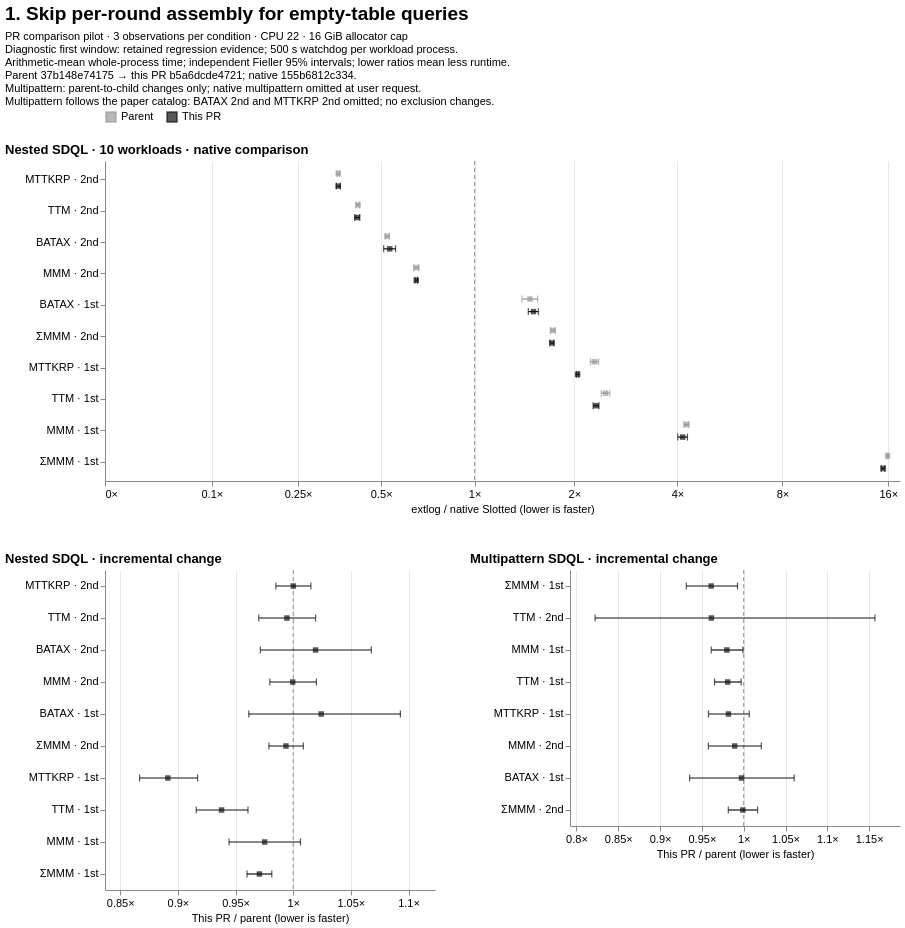

Vega-Lite specification stored for this chart:
### Vega-Lite specification from a JSON file in a GitHub repository (floating-point values rounded to 4 significant figures)
{"$schema": "https://vega.github.io/schema/vega-lite/v6.json", "background": "white", "title": {"text": "1. Skip per-round assembly for empty-table queries", "anchor": "start", "fontSize": 19, "subtitle": ["PR comparison pilot · 3 observations per condition · CPU 22 · 16 GiB allocator cap", "Diagnostic first window: retained regression evidence; 500 s watchdog per workload process.", "Arithmetic-mean whole-process time; independent Fieller 95% intervals; lower ratios mean less runtime.", "Parent 37b148e74175 → this PR b5a6dcde4721; native 155b6812c334.", "Multipattern: parent-to-child changes only; native multipattern omitted at user request.", "Multipattern follows the paper catalog: BATAX 2nd and MTTKRP 2nd omitted; no exclusion changes."], "subtitleFontSize": 11, "subtitlePadding": 7}, "vconcat": [{"title": {"text": "Nested SDQL · 10 workloads · native comparison", "anchor": "start"}, "width": 795, "height": 320, "data": {"values": [{"file_path": "benchmarks/slotted/inputs/sdql/batax_1st-44rules.egg", "logical_id": "sha256:a54ad7e75e98f1e8e03f3cd6930d96e882fb9111af797b6474cdb3423f804bcf", "metric": "wall_sec", "baseline": {"point": 55.01, "ci_low": 54.81, "ci_high": 55.21}, "candidate": {"point": 81.15, "ci_low": 76.79, "ci_high": 85.51}, "ratio": 1.475, "ci_low": 1.396, "ci_high": 1.555, "issue": null, "result_class": "higher", "workload": "BATAX · 1st", "series": "Parent"}, {"file_path": "benchmarks/slotted/inputs/sdql/batax_2nd-44rules.egg", "logical_id": "sha256:672f41d86108caebad81453f4e5a294e3f6902364e2d1dc98caa4a33fd863fec", "metric": "wall_sec", "baseline": {"point": 86.28, "ci_low": 85.55, "ci_high": 87.01}, "candidate": {"point": 45.2, "ci_low": 44.56, "ci_high": 45.84}, "ratio": 0.5239, "ci_low": 0.5153, "ci_high": 0.5326, "issue": null, "result_class": "lower", "workload": "BATAX · 2nd", "series": "Parent"}, {"file_path": "benchmarks/slotted/inputs/sdql/mmm_1st-44rules.egg", "logical_id": "sha256:f1a4e04893e22ebe1e75028b0458b41a6bfc4375a598bfdfdc3014f2d33524b6", "metric": "wall_sec", "baseline": {"point": 0.07658, "ci_low": 0.07565, "ci_high": 0.0775}, "candidate": {"point": 0.3252, "ci_low": 0.3214, "ci_high": 0.329}, "ratio": 4.247, "ci_low": 4.176, "ci_high": 4.319, "issue": null, "result_class": "higher", "workload": "MMM · 1st", "series": "Parent"}, {"file_path": "benchmarks/slotted/inputs/sdql/mmm_2nd-44rules.egg", "logical_id": "sha256:7a6b9da8fd10903379abd51ebc36b350c4237ed3e855bd5d2ba9ac437dd0998a", "metric": "wall_sec", "baseline": {"point": 3.244, "ci_low": 3.225, "ci_high": 3.263}, "candidate": {"point": 2.12, "ci_low": 2.08, "ci_high": 2.16}, "ratio": 0.6536, "ci_low": 0.6406, "ci_high": 0.6666, "issue": null, "result_class": "lower", "workload": "MMM · 2nd", "series": "Parent"}, {"file_path": "benchmarks/slotted/inputs/sdql/mmm_sum_1st-44rules.egg", "logical_id": "sha256:918887cd59eed90681b1a2c9e320d8aa945df69df8712a79c7545c766943fd90", "metric": "wall_sec", "baseline": {"point": 0.0105, "ci_low": 0.01047, "ci_high": 0.01053}, "candidate": {"point": 0.1672, "ci_low": 0.1668, "ci_high": 0.1676}, "ratio": 15.93, "ci_low": 15.87, "ci_high": 15.99, "issue": null, "result_class": "higher", "workload": "ΣMMM · 1st", "series": "Parent"}, {"file_path": "benchmarks/slotted/inputs/sdql/mmm_sum_2nd-44rules.egg", "logical_id": "sha256:d72a2dec36974b60f39b8b47c2801b6fb2ccc5f709e5012a20d335c26e7d3534", "metric": "wall_sec", "baseline": {"point": 0.3258, "ci_low": 0.3219, "ci_high": 0.3296}, "candidate": {"point": 0.5626, "ci_low": 0.5555, "ci_high": 0.5697}, "ratio": 1.727, "ci_low": 1.697, "ci_high": 1.757, "issue": null, "result_class": "higher", "workload": "ΣMMM · 2nd", "series": "Parent"}, {"file_path": "benchmarks/slotted/inputs/sdql/mttkrp_1st-44rules.egg", "logical_id": "sha256:78ba1df06cfada4d79a719cc6c4d87116a65da1e83802b8e83cf8cbaefc96c3f", "metric": "wall_sec", "baseline": {"point": 0.2797, "ci_low": 0.2788, "ci_high": 0.2807}, "candidate": {"point": 0.642, "ci_low": 0.6244, "ci_high": 0.6595}, "ratio": 2.295, "ci_low": 2.232, "ci_high": 2.358, "issue": null, "result_class": "higher", "workload": "MTTKRP · 1st", "series": "Parent"}, {"file_path": "benchmarks/slotted/inputs/sdql/mttkrp_2nd-44rules.egg", "logical_id": "sha256:a2ec4397f62ca91b6d4f01038a2272fd5eaa1580958e515397abdaf7bbdd6066", "metric": "wall_sec", "baseline": {"point": 28.36, "ci_low": 28.1, "ci_high": 28.63}, "candidate": {"point": 10.05, "ci_low": 9.98, "ci_high": 10.11}, "ratio": 0.3542, "ci_low": 0.3502, "ci_high": 0.3582, "issue": null, "result_class": "lower", "workload": "MTTKRP · 2nd", "series": "Parent"}, {"file_path": "benchmarks/slotted/inputs/sdql/ttm_1st-44rules.egg", "logical_id": "sha256:cc81a3b928cf05fe2b52d6cd5bb13d7ab4fdab385216713c62bd1a705c63a0f2", "metric": "wall_sec", "baseline": {"point": 0.1766, "ci_low": 0.1734, "ci_high": 0.1798}, "candidate": {"point": 0.4364, "ci_low": 0.4266, "ci_high": 0.4462}, "ratio": 2.471, "ci_low": 2.401, "ci_high": 2.544, "issue": null, "result_class": "higher", "workload": "TTM · 1st", "series": "Parent"}, {"file_path": "benchmarks/slotted/inputs/sdql/ttm_2nd-44rules.egg", "logical_id": "sha256:dc2baf8706632e5e67d813fb05c8560a35caca32d6e4a26cdd83a8ddf36451a1", "metric": "wall_sec", "baseline": {"point": 10.19, "ci_low": 10.15, "ci_high": 10.22}, "candidate": {"point": 4.237, "ci_low": 4.178, "ci_high": 4.296}, "ratio": 0.4159, "ci_low": 0.4099, "ci_high": 0.4219, "issue": null, "result_class": "lower", "workload": "TTM · 2nd", "series": "Parent"}, {"file_path": "benchmarks/slotted/inputs/sdql/batax_1st-44rules.egg", "logical_id": "sha256:a54ad7e75e98f1e8e03f3cd6930d96e882fb9111af797b6474cdb3423f804bcf", "metric": "wall_sec", "baseline": {"point": 55.01, "ci_low": 54.81, "ci_high": 55.21}, "candidate": {"point": 83.12, "ci_low": 80.22, "ci_high": 86.01}, "ratio": 1.511, "ci_low": 1.458, "ci_high": 1.564, "issue": null, "result_class": "higher", "workload": "BATAX · 1st", "series": "This PR"}, {"file_path": "benchmarks/slotted/inputs/sdql/batax_2nd-44rules.egg", "logical_id": "sha256:672f41d86108caebad81453f4e5a294e3f6902364e2d1dc98caa4a33fd863fec", "metric": "wall_sec", "baseline": {"point": 86.28, "ci_low": 85.55, "ci_high": 87.01}, "candidate": {"point": 46.08, "ci_low": 44.0, "ci_high": 48.15}, "ratio": 0.534, "ci_low": 0.5096, "ci_high": 0.5585, "issue": null, "result_class": "lower", "workload": "BATAX · 2nd", "series": "This PR"}, {"file_path": "benchmarks/slotted/inputs/sdql/mmm_1st-44rules.egg", "logical_id": "sha256:f1a4e04893e22ebe1e75028b0458b41a6bfc4375a598bfdfdc3014f2d33524b6", "metric": "wall_sec", "baseline": {"point": 0.07658, "ci_low": 0.07565, "ci_high": 0.0775}, "candidate": {"point": 0.3172, "ci_low": 0.3078, "ci_high": 0.3265}, "ratio": 4.142, "ci_low": 4.01, "ci_high": 4.274, "issue": null, "result_class": "higher", "workload": "MMM · 1st", "series": "This PR"}, {"file_path": "benchmarks/slotted/inputs/sdql/mmm_2nd-44rules.egg", "logical_id": "sha256:7a6b9da8fd10903379abd51ebc36b350c4237ed3e855bd5d2ba9ac437dd0998a", "metric": "wall_sec", "baseline": {"point": 3.244, "ci_low": 3.225, "ci_high": 3.263}, "candidate": {"point": 2.119, "ci_low": 2.105, "ci_high": 2.134}, "ratio": 0.6533, "ci_low": 0.6473, "ci_high": 0.6593, "issue": null, "result_class": "lower", "workload": "MMM · 2nd", "series": "This PR"}, {"file_path": "benchmarks/slotted/inputs/sdql/mmm_sum_1st-44rules.egg", "logical_id": "sha256:918887cd59eed90681b1a2c9e320d8aa945df69df8712a79c7545c766943fd90", "metric": "wall_sec", "baseline": {"point": 0.0105, "ci_low": 0.01047, "ci_high": 0.01053}, "candidate": {"point": 0.1623, "ci_low": 0.1605, "ci_high": 0.164}, "ratio": 15.46, "ci_low": 15.29, "ci_high": 15.64, "issue": null, "result_class": "higher", "workload": "ΣMMM · 1st", "series": "This PR"}, {"file_path": "benchmarks/slotted/inputs/sdql/mmm_sum_2nd-44rules.egg", "logical_id": "sha256:d72a2dec36974b60f39b8b47c2801b6fb2ccc5f709e5012a20d335c26e7d3534", "metric": "wall_sec", "baseline": {"point": 0.3258, "ci_low": 0.3219, "ci_high": 0.3296}, "candidate": {"point": 0.5591, "ci_low": 0.5545, "ci_high": 0.5636}, "ratio": 1.716, "ci_low": 1.692, "ci_high": 1.741, "issue": null, "result_class": "higher", "workload": "ΣMMM · 2nd", "series": "This PR"}, {"file_path": "benchmarks/slotted/inputs/sdql/mttkrp_1st-44rules.egg", "logical_id": "sha256:78ba1df06cfada4d79a719cc6c4d87116a65da1e83802b8e83cf8cbaefc96c3f", "metric": "wall_sec", "baseline": {"point": 0.2797, "ci_low": 0.2788, "ci_high": 0.2807}, "candidate": {"point": 0.5722, "ci_low": 0.5681, "ci_high": 0.5762}, "ratio": 2.045, "ci_low": 2.03, "ci_high": 2.061, "issue": null, "result_class": "higher", "workload": "MTTKRP · 1st", "series": "This PR"}, {"file_path": "benchmarks/slotted/inputs/sdql/mttkrp_2nd-44rules.egg", "logical_id": "sha256:a2ec4397f62ca91b6d4f01038a2272fd5eaa1580958e515397abdaf7bbdd6066", "metric": "wall_sec", "baseline": {"point": 28.36, "ci_low": 28.1, "ci_high": 28.63}, "candidate": {"point": 10.05, "ci_low": 9.91, "ci_high": 10.18}, "ratio": 0.3542, "ci_low": 0.3484, "ci_high": 0.3601, "issue": null, "result_class": "lower", "workload": "MTTKRP · 2nd", "series": "This PR"}, {"file_path": "benchmarks/slotted/inputs/sdql/ttm_1st-44rules.egg", "logical_id": "sha256:cc81a3b928cf05fe2b52d6cd5bb13d7ab4fdab385216713c62bd1a705c63a0f2", "metric": "wall_sec", "baseline": {"point": 0.1766, "ci_low": 0.1734, "ci_high": 0.1798}, "candidate": {"point": 0.4093, "ci_low": 0.4059, "ci_high": 0.4127}, "ratio": 2.318, "ci_low": 2.272, "ci_high": 2.365, "issue": null, "result_class": "higher", "workload": "TTM · 1st", "series": "This PR"}, {"file_path": "benchmarks/slotted/inputs/sdql/ttm_2nd-44rules.egg", "logical_id": "sha256:dc2baf8706632e5e67d813fb05c8560a35caca32d6e4a26cdd83a8ddf36451a1", "metric": "wall_sec", "baseline": {"point": 10.19, "ci_low": 10.15, "ci_high": 10.22}, "candidate": {"point": 4.214, "ci_low": 4.127, "ci_high": 4.3}, "ratio": 0.4137, "ci_low": 0.405, "ci_high": 0.4223, "issue": null, "result_class": "lower", "workload": "TTM · 2nd", "series": "This PR"}]}, "encoding": {"x": {"type": "quantitative", "scale": {"type": "symlog", "constant": 0.1, "domain": [0, 17.27], "nice": false}, "axis": {"title": "extlog / native Slotted (lower is faster)", "labelExpr": "format(datum.value,',~f') + '×'", "values": [-64, -16, -4, -1, 0, 0.1, 0.25, 0.5, 1, 2, 4, 8, 16, 32, 64, 128, 256], "labelOverlap": "greedy", "grid": true}}, "y": {"field": "workload", "type": "nominal", "sort": ["MTTKRP · 2nd", "TTM · 2nd", "BATAX · 2nd", "MMM · 2nd", "BATAX · 1st", "ΣMMM · 2nd", "MTTKRP · 1st", "TTM · 1st", "MMM · 1st", "ΣMMM · 1st"], "title": null, "axis": {"labelLimit": 130, "minExtent": 100}}, "yOffset": {"field": "series", "sort": ["Parent", "This PR"], "scale": {"domain": ["Parent", "This PR"]}}, "color": {"field": "series", "type": "nominal", "title": null, "scale": {"domain": ["Parent", "This PR"], "range": ["#999999", "#111111"]}, "legend": {"orient": "top", "symbolType": "square"}}}, "layer": [{"mark": {"type": "rule", "color": "#89919b", "strokeDash": [4, 3]}, "encoding": {"x": {"datum": 1}, "y": {"value": 0}, "y2": {"value": 320}, "yOffset": {"value": 0}, "color": {"value": "#89919b"}}, "transform": [{"aggregate": [{"op": "count", "as": "n"}]}]}, {"mark": {"type": "rule", "strokeWidth": 1.2}, "encoding": {"x": {"field": "ci_low"}, "x2": {"field": "ci_high"}}, "transform": [{"filter": "isValid(datum.ci_low) && isValid(datum.ci_high)"}]}, {"mark": {"type": "tick", "orient": "vertical", "size": 7, "thickness": 1.2}, "encoding": {"x": {"field": "ci_low"}}, "transform": [{"filter": "isValid(datum.ci_low)"}]}, {"mark": {"type": "tick", "orient": "vertical", "size": 7, "thickness": 1.2}, "encoding": {"x": {"field": "ci_high"}}, "transform": [{"filter": "isValid(datum.ci_high)"}]}, {"mark": {"type": "point", "filled": true, "shape": "square", "size": 30}, "encoding": {"x": {"field": "ratio"}, "tooltip": [{"field": "workload"}, {"field": "series"}, {"field": "ratio"}, {"field": "ci_low"}, {"field": "ci_high"}, {"field": "issue"}]}}, {"mark": {"type": "text", "align": "left", "dx": 7, "fontSize": 9}, "encoding": {"x": {"field": "ratio"}, "text": {"field": "issue"}}, "transform": [{"filter": "isValid(datum.issue) && datum.issue !== ''"}]}]}, {"hconcat": [{"title": {"text": "Nested SDQL · incremental change", "anchor": "start"}, "width": 330, "height": 320, "data": {"values": [{"file_path": "benchmarks/slotted/inputs/sdql/batax_1st-44rules.egg", "logical_id": "sha256:a54ad7e75e98f1e8e03f3cd6930d96e882fb9111af797b6474cdb3423f804bcf", "metric": "wall_sec", "baseline": {"point": 81.15, "ci_low": 76.79, "ci_high": 85.51}, "candidate": {"point": 83.12, "ci_low": 80.22, "ci_high": 86.01}, "ratio": 1.024, "ci_low": 0.9615, "ci_high": 1.093, "issue": null, "result_class": "unclear", "workload": "BATAX · 1st", "series": "This PR / parent"}, {"file_path": "benchmarks/slotted/inputs/sdql/batax_2nd-44rules.egg", "logical_id": "sha256:672f41d86108caebad81453f4e5a294e3f6902364e2d1dc98caa4a33fd863fec", "metric": "wall_sec", "baseline": {"point": 45.2, "ci_low": 44.56, "ci_high": 45.84}, "candidate": {"point": 46.08, "ci_low": 44.0, "ci_high": 48.15}, "ratio": 1.019, "ci_low": 0.9715, "ci_high": 1.068, "issue": null, "result_class": "unclear", "workload": "BATAX · 2nd", "series": "This PR / parent"}, {"file_path": "benchmarks/slotted/inputs/sdql/mmm_1st-44rules.egg", "logical_id": "sha256:f1a4e04893e22ebe1e75028b0458b41a6bfc4375a598bfdfdc3014f2d33524b6", "metric": "wall_sec", "baseline": {"point": 0.3252, "ci_low": 0.3214, "ci_high": 0.329}, "candidate": {"point": 0.3172, "ci_low": 0.3078, "ci_high": 0.3265}, "ratio": 0.9752, "ci_low": 0.9444, "ci_high": 1.006, "issue": null, "result_class": "unclear", "workload": "MMM · 1st", "series": "This PR / parent"}, {"file_path": "benchmarks/slotted/inputs/sdql/mmm_2nd-44rules.egg", "logical_id": "sha256:7a6b9da8fd10903379abd51ebc36b350c4237ed3e855bd5d2ba9ac437dd0998a", "metric": "wall_sec", "baseline": {"point": 2.12, "ci_low": 2.08, "ci_high": 2.16}, "candidate": {"point": 2.119, "ci_low": 2.105, "ci_high": 2.134}, "ratio": 0.9996, "ci_low": 0.9797, "ci_high": 1.02, "issue": null, "result_class": "unclear", "workload": "MMM · 2nd", "series": "This PR / parent"}, {"file_path": "benchmarks/slotted/inputs/sdql/mmm_sum_1st-44rules.egg", "logical_id": "sha256:918887cd59eed90681b1a2c9e320d8aa945df69df8712a79c7545c766943fd90", "metric": "wall_sec", "baseline": {"point": 0.1672, "ci_low": 0.1668, "ci_high": 0.1676}, "candidate": {"point": 0.1623, "ci_low": 0.1605, "ci_high": 0.164}, "ratio": 0.9707, "ci_low": 0.9599, "ci_high": 0.9814, "issue": null, "result_class": "lower", "workload": "ΣMMM · 1st", "series": "This PR / parent"}, {"file_path": "benchmarks/slotted/inputs/sdql/mmm_sum_2nd-44rules.egg", "logical_id": "sha256:d72a2dec36974b60f39b8b47c2801b6fb2ccc5f709e5012a20d335c26e7d3534", "metric": "wall_sec", "baseline": {"point": 0.5626, "ci_low": 0.5555, "ci_high": 0.5697}, "candidate": {"point": 0.5591, "ci_low": 0.5545, "ci_high": 0.5636}, "ratio": 0.9937, "ci_low": 0.9789, "ci_high": 1.009, "issue": null, "result_class": "unclear", "workload": "ΣMMM · 2nd", "series": "This PR / parent"}, {"file_path": "benchmarks/slotted/inputs/sdql/mttkrp_1st-44rules.egg", "logical_id": "sha256:78ba1df06cfada4d79a719cc6c4d87116a65da1e83802b8e83cf8cbaefc96c3f", "metric": "wall_sec", "baseline": {"point": 0.642, "ci_low": 0.6244, "ci_high": 0.6595}, "candidate": {"point": 0.5722, "ci_low": 0.5681, "ci_high": 0.5762}, "ratio": 0.8913, "ci_low": 0.8668, "ci_high": 0.9171, "issue": null, "result_class": "lower", "workload": "MTTKRP · 1st", "series": "This PR / parent"}, {"file_path": "benchmarks/slotted/inputs/sdql/mttkrp_2nd-44rules.egg", "logical_id": "sha256:a2ec4397f62ca91b6d4f01038a2272fd5eaa1580958e515397abdaf7bbdd6066", "metric": "wall_sec", "baseline": {"point": 10.05, "ci_low": 9.98, "ci_high": 10.11}, "candidate": {"point": 10.05, "ci_low": 9.91, "ci_high": 10.18}, "ratio": 1.0, "ci_low": 0.9849, "ci_high": 1.015, "issue": null, "result_class": "unclear", "workload": "MTTKRP · 2nd", "series": "This PR / parent"}, {"file_path": "benchmarks/slotted/inputs/sdql/ttm_1st-44rules.egg", "logical_id": "sha256:cc81a3b928cf05fe2b52d6cd5bb13d7ab4fdab385216713c62bd1a705c63a0f2", "metric": "wall_sec", "baseline": {"point": 0.4364, "ci_low": 0.4266, "ci_high": 0.4462}, "candidate": {"point": 0.4093, "ci_low": 0.4059, "ci_high": 0.4127}, "ratio": 0.9379, "ci_low": 0.9159, "ci_high": 0.9608, "issue": null, "result_class": "lower", "workload": "TTM · 1st", "series": "This PR / parent"}, {"file_path": "benchmarks/slotted/inputs/sdql/ttm_2nd-44rules.egg", "logical_id": "sha256:dc2baf8706632e5e67d813fb05c8560a35caca32d6e4a26cdd83a8ddf36451a1", "metric": "wall_sec", "baseline": {"point": 4.237, "ci_low": 4.178, "ci_high": 4.296}, "candidate": {"point": 4.214, "ci_low": 4.127, "ci_high": 4.3}, "ratio": 0.9946, "ci_low": 0.9701, "ci_high": 1.019, "issue": null, "result_class": "unclear", "workload": "TTM · 2nd", "series": "This PR / parent"}]}, "encoding": {"x": {"type": "quantitative", "scale": {"type": "linear", "domain": [0.8368, 1.123], "nice": false}, "axis": {"title": "This PR / parent (lower is faster)", "labelExpr": "format(datum.value,',~f') + '×'", "labelOverlap": "greedy", "grid": true, "tickCount": 7}}, "y": {"field": "workload", "type": "nominal", "sort": ["MTTKRP · 2nd", "TTM · 2nd", "BATAX · 2nd", "MMM · 2nd", "BATAX · 1st", "ΣMMM · 2nd", "MTTKRP · 1st", "TTM · 1st", "MMM · 1st", "ΣMMM · 1st"], "title": null, "axis": {"labelLimit": 130, "minExtent": 100}}, "color": {"value": "#111111"}}, "layer": [{"mark": {"type": "rule", "color": "#89919b", "strokeDash": [4, 3]}, "encoding": {"x": {"datum": 1}, "y": {"value": 0}, "y2": {"value": 320}, "yOffset": {"value": 0}, "color": {"value": "#89919b"}}, "transform": [{"aggregate": [{"op": "count", "as": "n"}]}]}, {"mark": {"type": "rule", "strokeWidth": 1.2}, "encoding": {"x": {"field": "ci_low"}, "x2": {"field": "ci_high"}}, "transform": [{"filter": "isValid(datum.ci_low) && isValid(datum.ci_high)"}]}, {"mark": {"type": "tick", "orient": "vertical", "size": 7, "thickness": 1.2}, "encoding": {"x": {"field": "ci_low"}}, "transform": [{"filter": "isValid(datum.ci_low)"}]}, {"mark": {"type": "tick", "orient": "vertical", "size": 7, "thickness": 1.2}, "encoding": {"x": {"field": "ci_high"}}, "transform": [{"filter": "isValid(datum.ci_high)"}]}, {"mark": {"type": "point", "filled": true, "shape": "square", "size": 30}, "encoding": {"x": {"field": "ratio"}, "tooltip": [{"field": "workload"}, {"field": "series"}, {"field": "ratio"}, {"field": "ci_low"}, {"field": "ci_high"}, {"field": "issue"}]}}, {"mark": {"type": "text", "align": "left", "dx": 7, "fontSize": 9}, "encoding": {"x": {"field": "ratio"}, "text": {"field": "issue"}}, "transform": [{"filter": "isValid(datum.issue) && datum.issue !== ''"}]}]}, {"title": {"text": "Multipattern SDQL · incremental change", "anchor": "start"}, "width": 330, "height": 256, "data": {"values": [{"file_path": "benchmarks/slotted/inputs/sdql/batax_1st-44rules.egg", "logical_id": "sha256:a54ad7e75e98f1e8e03f3cd6930d96e882fb9111af797b6474cdb3423f804bcf", "metric": "wall_sec", "baseline": {"point": 79.16, "ci_low": 77.45, "ci_high": 80.88}, "candidate": {"point": 78.95, "ci_low": 74.31, "ci_high": 83.59}, "ratio": 0.9973, "ci_low": 0.9353, "ci_high": 1.06, "issue": null, "result_class": "unclear", "workload": "BATAX · 1st", "series": "This PR / parent"}, {"file_path": "benchmarks/slotted/inputs/sdql/mmm_1st-44rules.egg", "logical_id": "sha256:f1a4e04893e22ebe1e75028b0458b41a6bfc4375a598bfdfdc3014f2d33524b6", "metric": "wall_sec", "baseline": {"point": 0.4116, "ci_low": 0.4047, "ci_high": 0.4185}, "candidate": {"point": 0.4033, "ci_low": 0.3995, "ci_high": 0.4072}, "ratio": 0.9799, "ci_low": 0.9612, "ci_high": 0.9991, "issue": null, "result_class": "lower", "workload": "MMM · 1st", "series": "This PR / parent"}, {"file_path": "benchmarks/slotted/inputs/sdql/mmm_2nd-44rules.egg", "logical_id": "sha256:7a6b9da8fd10903379abd51ebc36b350c4237ed3e855bd5d2ba9ac437dd0998a", "metric": "wall_sec", "baseline": {"point": 5.479, "ci_low": 5.415, "ci_high": 5.543}, "candidate": {"point": 5.42, "ci_low": 5.259, "ci_high": 5.582}, "ratio": 0.9892, "ci_low": 0.9577, "ci_high": 1.021, "issue": null, "result_class": "unclear", "workload": "MMM · 2nd", "series": "This PR / parent"}, {"file_path": "benchmarks/slotted/inputs/sdql/mmm_sum_1st-44rules.egg", "logical_id": "sha256:918887cd59eed90681b1a2c9e320d8aa945df69df8712a79c7545c766943fd90", "metric": "wall_sec", "baseline": {"point": 0.1789, "ci_low": 0.1734, "ci_high": 0.1843}, "candidate": {"point": 0.1719, "ci_low": 0.1702, "ci_high": 0.1736}, "ratio": 0.9611, "ci_low": 0.9314, "ci_high": 0.9926, "issue": null, "result_class": "lower", "workload": "ΣMMM · 1st", "series": "This PR / parent"}, {"file_path": "benchmarks/slotted/inputs/sdql/mmm_sum_2nd-44rules.egg", "logical_id": "sha256:d72a2dec36974b60f39b8b47c2801b6fb2ccc5f709e5012a20d335c26e7d3534", "metric": "wall_sec", "baseline": {"point": 0.8179, "ci_low": 0.8088, "ci_high": 0.8269}, "candidate": {"point": 0.817, "ci_low": 0.8059, "ci_high": 0.8282}, "ratio": 0.999, "ci_low": 0.9816, "ci_high": 1.017, "issue": null, "result_class": "unclear", "workload": "ΣMMM · 2nd", "series": "This PR / parent"}, {"file_path": "benchmarks/slotted/inputs/sdql/mttkrp_1st-44rules.egg", "logical_id": "sha256:78ba1df06cfada4d79a719cc6c4d87116a65da1e83802b8e83cf8cbaefc96c3f", "metric": "wall_sec", "baseline": {"point": 1.02, "ci_low": 0.9959, "ci_high": 1.044}, "candidate": {"point": 1.001, "ci_low": 0.9936, "ci_high": 1.009}, "ratio": 0.9817, "ci_low": 0.9579, "ci_high": 1.007, "issue": null, "result_class": "unclear", "workload": "MTTKRP · 1st", "series": "This PR / parent"}, {"file_path": "benchmarks/slotted/inputs/sdql/ttm_1st-44rules.egg", "logical_id": "sha256:cc81a3b928cf05fe2b52d6cd5bb13d7ab4fdab385216713c62bd1a705c63a0f2", "metric": "wall_sec", "baseline": {"point": 0.535, "ci_low": 0.5273, "ci_high": 0.5427}, "candidate": {"point": 0.5247, "ci_low": 0.5208, "ci_high": 0.5287}, "ratio": 0.9808, "ci_low": 0.9651, "ci_high": 0.997, "issue": null, "result_class": "lower", "workload": "TTM · 1st", "series": "This PR / parent"}, {"file_path": "benchmarks/slotted/inputs/sdql/ttm_2nd-44rules.egg", "logical_id": "sha256:dc2baf8706632e5e67d813fb05c8560a35caca32d6e4a26cdd83a8ddf36451a1", "metric": "wall_sec", "baseline": {"point": 10.58, "ci_low": 8.797, "ci_high": 12.37}, "candidate": {"point": 10.18, "ci_low": 10.1, "ci_high": 10.25}, "ratio": 0.9614, "ci_low": 0.8223, "ci_high": 1.157, "issue": null, "result_class": "unclear", "workload": "TTM · 2nd", "series": "This PR / parent"}]}, "encoding": {"x": {"type": "quantitative", "scale": {"type": "linear", "domain": [0.7923, 1.187], "nice": false}, "axis": {"title": "This PR / parent (lower is faster)", "labelExpr": "format(datum.value,',~f') + '×'", "labelOverlap": "greedy", "grid": true, "tickCount": 7}}, "y": {"field": "workload", "type": "nominal", "sort": ["ΣMMM · 1st", "TTM · 2nd", "MMM · 1st", "TTM · 1st", "MTTKRP · 1st", "MMM · 2nd", "BATAX · 1st", "ΣMMM · 2nd"], "title": null, "axis": {"labelLimit": 130, "minExtent": 100}}, "color": {"value": "#111111"}}, "layer": [{"mark": {"type": "rule", "color": "#89919b", "strokeDash": [4, 3]}, "encoding": {"x": {"datum": 1}, "y": {"value": 0}, "y2": {"value": 256}, "yOffset": {"value": 0}, "color": {"value": "#89919b"}}, "transform": [{"aggregate": [{"op": "count", "as": "n"}]}]}, {"mark": {"type": "rule", "strokeWidth": 1.2}, "encoding": {"x": {"field": "ci_low"}, "x2": {"field": "ci_high"}}, "transform": [{"filter": "isValid(datum.ci_low) && isValid(datum.ci_high)"}]}, {"mark": {"type": "tick", "orient": "vertical", "size": 7, "thickness": 1.2}, "encoding": {"x": {"field": "ci_low"}}, "transform": [{"filter": "isValid(datum.ci_low)"}]}, {"mark": {"type": "tick", "orient": "vertical", "size": 7, "thickness": 1.2}, "encoding": {"x": {"field": "ci_high"}}, "transform": [{"filter": "isValid(datum.ci_high)"}]}, {"mark": {"type": "point", "filled": true, "shape": "square", "size": 30}, "encoding": {"x": {"field": "ratio"}, "tooltip": [{"field": "workload"}, {"field": "series"}, {"field": "ratio"}, {"field": "ci_low"}, {"field": "ci_high"}, {"field": "issue"}]}}, {"mark": {"type": "text", "align": "left", "dx": 7, "fontSize": 9}, "encoding": {"x": {"field": "ratio"}, "text": {"field": "issue"}}, "transform": [{"filter": "isValid(datum.issue) && datum.issue !== ''"}]}]}], "spacing": 35}], "spacing": 38, "resolve": {"scale": {"color": "shared"}}, "config": {"font": "Arial", "view": {"stroke": null}, "axis": {"labelFontSize": 11, "titleFontSize": 11, "titleFontWeight": "normal", "gridColor": "#e6e8eb"}, "title": {"fontSize": 13}, "legend": {"labelFontSize": 11}}}
